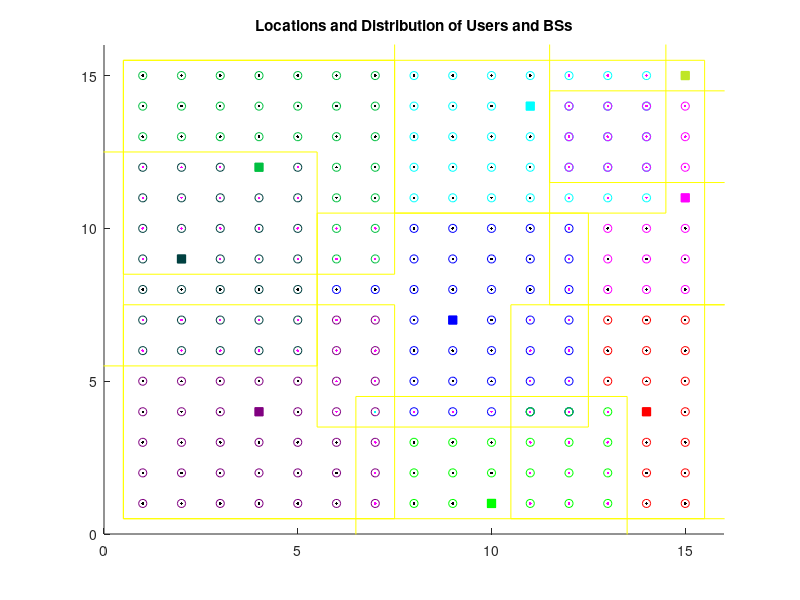
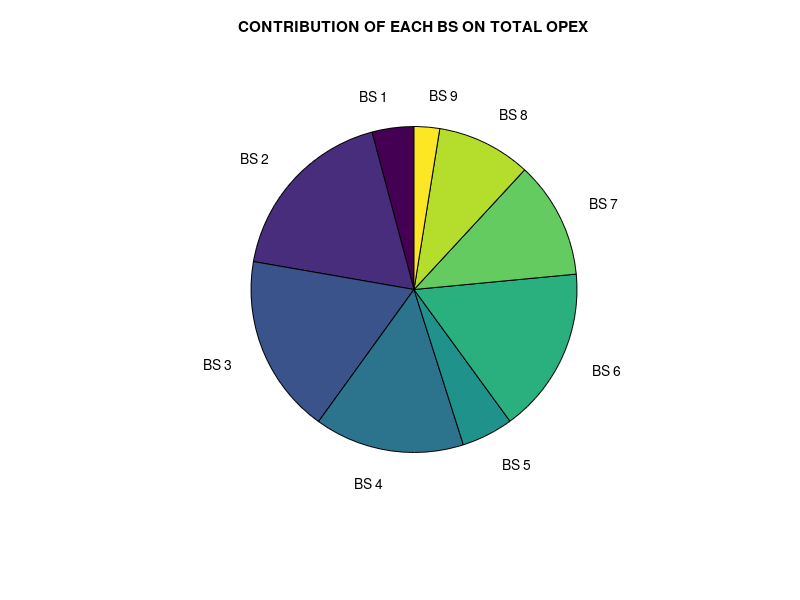
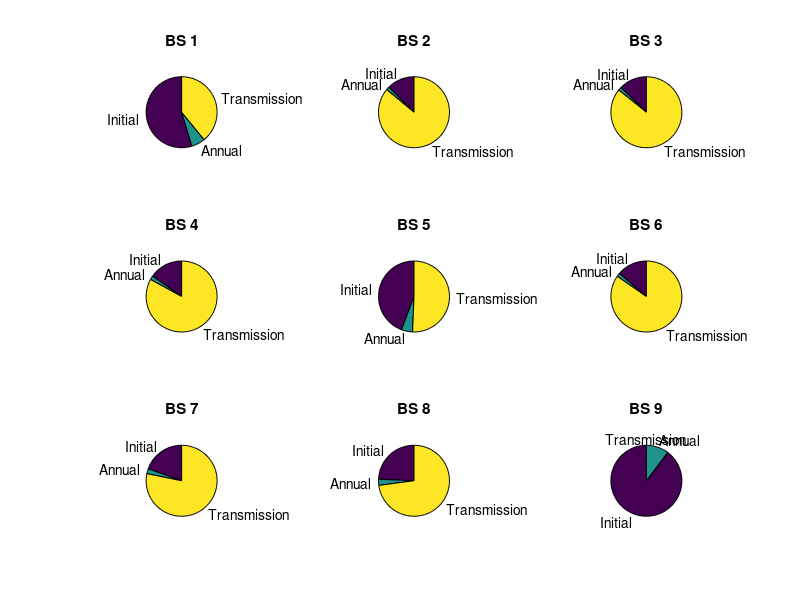

MATLAB code for these plots, in order: (Note: this script raises an error after producing the figures.)
clc;
clear all;
close all;

user = randi(6,15);				%Randomly user distribution in a 15x15 area for medium traffic distribution
umax = max(max(user));			%Maximum user requirement

grid = zeros(15,15);			%Area matrix
grid(4,4) = 450;			%Placing BSs at randomly selected locations
grid(2,9) = 450;  
grid(4,12) = 450; 
grid(10,1) = 450;  
grid(14,4) = 450;  
grid(9,7) = 450;  
grid(15,11) = 450; 
grid(11,14) = 450;
grid(15,15) = 450;

c = 1;			%Combining user distribution matrix with BSs and forming 15x15 grid
for i = 1:15			
    for j= 1:15
        if grid(i,j)==0			%Placing user requirement values in the grid
          grid(i,j) = user(i,j);
        else
          b(c) = grid(i,j);			%Storing BS value in a array
          xbs(c) = i;			%BS x-coodrinates array
          ybs(c) = j;			%BS y-coodrinates array
          c = c + 1;
        end
    end
end
nbs = length(b);			%Total number of BSs available in grid
bs = [b;zeros(2,nbs)];			%Matrix for BS capacity, no of users supported and opex cost

figure,			%Plotting the grid
for i = 1:nbs
    rectangle('Position',[xbs(i)-3.5 ybs(i)-3.5 7 7],'EdgeColor','y');			%Marking the area covered by each BS
end
rectangle('Position',[0.5 0.5 15 15],'EdgeColor','y');			%Marking outer boundary of the grid
xlim([0 16]);			%Limiting the x-axis of the plot
ylim([0 16]);			%Limiting the y-axis of the plot
hold on;

for k = 1:nbs 			%For each BS                       
    c = 1;
    for pa = xbs(k)-3:xbs(k)+3			%Considering a 7x7 coverage area 
        for qa = ybs(k)-3:ybs(k)+3
            if pa > 0 && qa > 0 && pa <= 15 && qa <= 15			%Considering BS with coverage range inside working area
                if (pa == xbs(k) && qa == ybs(k))			%Ignoring BS coordinates
                    continue;
                else
                    if grid(pa,qa) > umax			%Considering other BSs lie inside coverage area of this BS   
                        bgroup(k,c) = nan;
                        xcod(k,c) = nan;
                        ycod(k,c) = nan;
                        agroup(k,c) = nan;
                    else
                        bgroup(k,c) = grid(pa,qa);			%User requirement values around the BS entered in each row
                        xcod(k,c) = pa;			%x-coordinate of corresponding user in bgroup
                        ycod(k,c) = qa;			%y-coordinate of corresponding user in bgroup
                        agroup(k,c) = str2num([num2str(pa*10+qa),num2str(abs(pa*10-qa)),num2str(grid(pa,qa))]);			%Coded values using coordinates and user requirement such that values are not same for two different users
                    end
                end
            else                                          %Considering coverage range of BS outside working area - all values are taken as NaN)
                if (pa == xbs(k)) && (qa == ybs(k))
                    continue;
                else
                    bgroup(k,c) = nan;
                    xcod(k,c) = nan;
                    ycod(k,c) = nan;
                    agroup(k,c) = nan;
                end
            end
            c = c+1;
        end
    end
end
len = length(bgroup);			%Length of rows of users under BS coverage area matrix

C2 = nan(1,len+2);			%Initialising the matrix containing users in overlap area of BSs taking two at a time by row of NaN
if ~isempty(agroup)			%Check if agroup (matrix containing coded values about users) is empty or not
    a = 1;
    for i = 1:nbs-1
        for j = i+1:nbs
            y = intersect(agroup(i,:),agroup(j,:));        %Finding overlap points between two BSs
            if ~isempty(y)			%Intersect is present or not
                C2(a,:) = [i,j,y,zeros(1,len-length(y))];			%Storing BS numbers (column 1 and 2) and common user codes
                a = a + 1;
            end
        end
    end
end

C3 = nan(1,len+3);			%Initialising the matrix containing users in overlap area of BSs taking three at a time by row of NaN
if ~isnan(C2)			%Check if C2 (matrix containing user codes common in two BSs) is empty or not
    a = 1;
    for i = 1:size(C2,1)
        for j = i+2:nbs           
            if C2(i,1) < j && C2(i,2) < j
                y = intersect(C2(i,2:length(C2)),agroup(j,:));			%Finding overlap points between three BSs
                if ~isempty(y)			%Intersect is present or not
                    C3(a,:) = [C2(i,1),C2(i,2),j,y,zeros(1,len-length(y))];			%Storing BS numbers (column 1 and 2) and common user codes
                    a = a + 1;
                end
            end
        end
    end
end

color = [0 0.25 0.25; 0.5 0 0.5; 0 0.75 0.25; 0 0 1; 0 1 0; 0 1 1; 1 0 0; 1 0 1; 0.75 0.9 0.15];			%Matrix containing RGB colour values for plotting users

for i = 1:nbs
    for j = 1:len
        if ~(ismember(agroup(i,j),C2(:,3:length(C2))))			%Check if user is common in two BS or not
            if bgroup(i,j) > 0 && bs(1,i) >= bgroup(i,j)			%If user lies in only one BS coverage area, check it is not greater than remaining BS capacity value
              bs(1,i) = bs(1,i) - bgroup(i,j);			%Subtract user requirement from remaining BS capacity
              bs(2,i) = bs(2,i) + 1;			%Add 1 to number of users connected
              plot(xcod(i,j),ycod(i,j),'k.');			%Plot user as black dot
              hold on
              plot(xcod(i,j),ycod(i,j),'o', 'MarkerEdgeColor',color(i,:));			%Plot user connected to different BS in different colours as circle
              hold on
            end
        end
    end
end

if ~isnan(C2)			%Check if users common in two BS are present or not
    for i = 1:size(C2,1)      
        b1 = C2(i,1);			%BS number 1 for which common users are taken
        b2 = C2(i,2);			%BS number 2 for which common users are taken
        for j = 3:length(C2)
            arr = [bs(1,b1),bs(1,b2),0];			%Creating array containing BS capacity of both BS and zero at place of user requirementarr = [0,0,0];
            arr2 = [bs(2,b1),bs(2,b2)];			%Creating array containing number of users connected to each BS
            if ~eq(C2(i,j),0)			
                if ~(ismember(C2(i,j),C3(:,4:length(C3))))			%Check if user is common in three BS or not
                    q = find(agroup(b1,:) == C2(i,j));			%Find position of user code in b1 row of agroup matrix
                    u = bgroup(b1,q);			%User requirement for searched user code
                    arr(3) = u;         %Inserting user requirement to the array                    
                    sorted_ar = sort(arr);			%Sort arr
                    g = find(sorted_ar == u);			%Find user position in sorted array
                    if g < 3			%If user requirement is greater than both BS capacities, then skip
                        h = find(arr == sorted_ar(g(1)+1));			%Find BS position with lower capacity in unsorted array
                        arr(h(1)) = arr(h(1)) - u;			%Subtract user requirement from BS with lower capacity
                        arr2(h(1)) = arr2(h(1)) + 1;			%Add 1 to number of connected users for BS with lower capacity
                        plot(xcod(b1,q),ycod(b1,q),'m.');			%Plot user as magenta dot
                        hold on
                        plot(xcod(b1,q),ycod(b1,q),'o', 'MarkerEdgeColor',color(b1,:));			%Plot user connected to different BS in different colours as circle
                        hold on                                            
                    end
                end
                bs(1:2,b1) = [arr(1),arr2(1)];			%Enter final calculated values to BS data matrix for b1
                bs(1:2,b2) = [arr(2),arr2(2)];          %Enter final calculated values to BS data matrix for b2
            end
        end
    end
end

if ~isnan(C3)			%Check if users common in three BS are present or not
    for i = 1:size(C3,1)
        b1 = C3(i,1);			%BS number 1 for which common users are taken
        b2 = C3(i,2);			%BS number 2 for which common users are taken
        b3 = C3(i,3);			%BS number 3 for which common users are taken
        for j = 4:length(C3)
            arr = [bs(1,b1),bs(1,b2),bs(1,b3),0];			%Creating array containing BS capacity of both BS and zero at place of user requirement
            arr2 = [bs(2,b1),bs(2,b2),bs(2,b3)];			%Creating array containing number of users connected to each BS
            if ~eq(C3(i,j),0)
                q = find(agroup(b1,:) == C3(i,j));			%Find position of user code in b1 row of agroup matrix
                u = bgroup(b1,q);			%User requirement for searched user code
                arr(3) = u;         %Inserting user requirement to the array                                    
                sorted_ar = sort(arr);			%Sort arr
                g = find(sorted_ar == u);			%Find user position in sorted array
                if g == 4			%If user requirement is greater than both BS capacities, then skip
                    continue;
                end
                h = find(arr == sorted_ar(g(1)+1));			%Find BS position with lower capacity in unsorted array
                arr(h(1)) = arr(h(1)) - u;			%Subtract user requirement from BS with lower capacity
                arr2(h(1)) = arr2(h(1)) + 1;			%Add 1 to number of connected users for BS with lower capacity
                plot(xcod(b1,q),ycod(b1,q),'c.');			%Plot user as cyan dot
                hold on
                plot(xcod(b1,q),ycod(b1,q),'o', 'MarkerEdgeColor',color(b1,:));			%Plot user connected to different BS in different colours as circle
                hold on                                    
            end
            bs(1:2,b1) = [arr(1),arr2(1)];			%Enter final calculated values to BS data matrix for b1
            bs(1:2,b2) = [arr(2),arr2(2)];          %Enter final calculated values to BS data matrix for b2
            bs(1:2,b3) = [arr(3),arr2(3)];          %Enter final calculated values to BS data matrix for b3
        end
    end
end
for i = 1:nbs
    plot(xbs(i),ybs(i),'s','MarkerEdgeColor',color(i,:),'MarkerFaceColor',color(i,:));			%Plot different BS in different colours as square
    hold on;
    title('Locations and Distribution of Users and BSs');
end
hold off

equipment = 20;         %Initial Investment - Equipment Cost
site_installation = 15;         %Initial Inveatment - Site Installation Cost
initial_cost = equipment + site_installation;
operation_maintenance = 1;          %Annual Operation and Maintenance Cost
site_lease = 3;         %Annual Site Lease
transmission_per_connection = 5;            %Annual Cost for Transmission to 1 connection
annual_cost = operation_maintenance + site_lease;
for i = 1:nbs
    trc(i) = transmission_per_connection * bs(2,i);         %Total transmission Cost for each BS
    bs(3,i) = initial_cost + annual_cost + trc(i);          %Total charges for each BS
end

total_opex_grid = sum(bs(3,:));         %Total Opex for entire grid
figure,
X = (bs(3,:));          %Plotting Pie chart showing contribution of each BS
pie(X,{'BS 1','BS 2','BS 3','BS 4','BS 5','BS 6','BS 7','BS 8','BS 9'});
title('CONTRIBUTION OF EACH BS ON TOTAL OPEX');

figure,
for i = 1:nbs
    X = [initial_cost, annual_cost, trc(i)];
    subplot(3,3,i)          %Plotting Pie Chart showing cost distribution per BS
    pie(X,{'Initial','Annual','Transmission'});
    title(['BS ',num2str(i)]);
end
sgtitle('OPEX DISTRIBUTION FOR EACH BS');